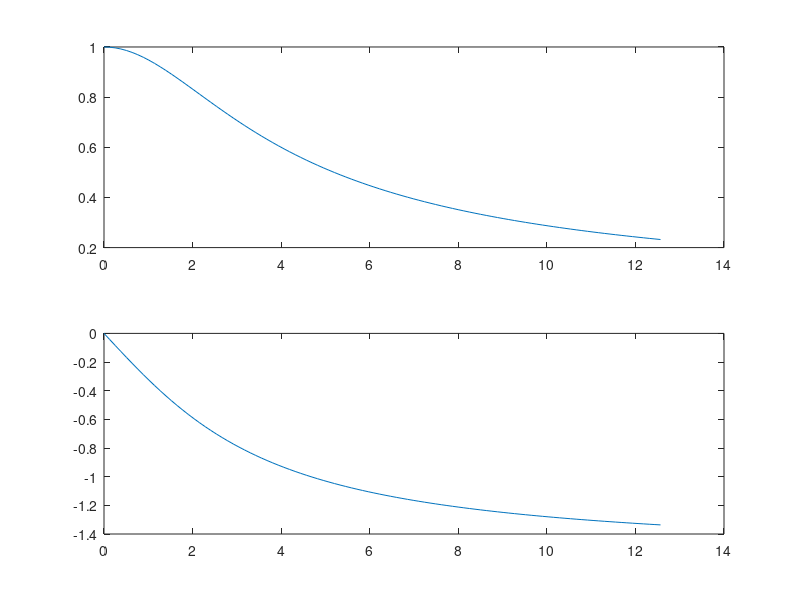

The MATLAB source for this figure:
clc;
clear;
clf;
a=[1 3];
b=3;
w=linspace(0,4*pi,100);
H=freqs(b,a,w);
subplot(2,1,1),plot(w,abs(H));
subplot(2,1,2),plot(w,angle(H));
